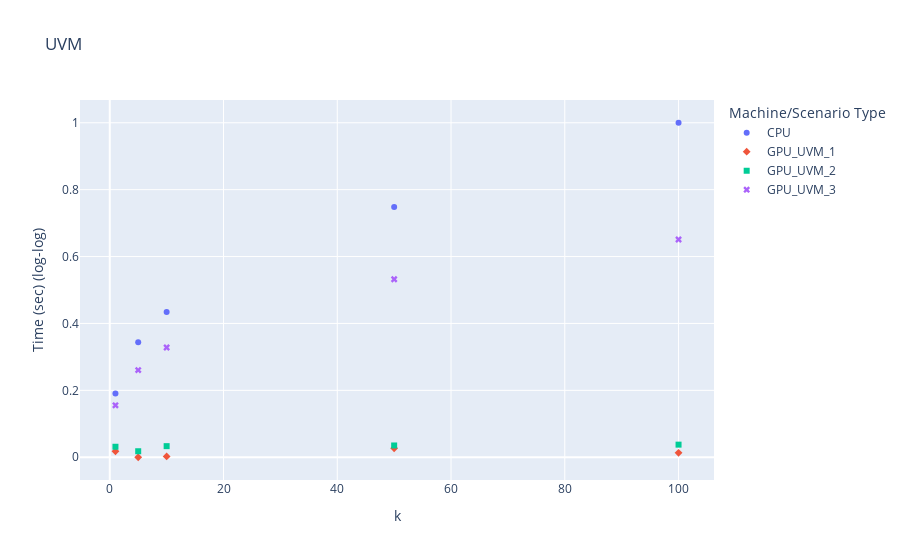

The code cell stored with this chart in its notebook:
### Code cell
uvm_fig

### Figure 1 — Plotly figure (JSON) as saved in the notebook; plotly's stock layout.template omitted (floating-point values rounded to 4 significant figures)
{"data": [{"hovertemplate": "Machine/Scenario Type=CPU<br>k=%{x}<br>Time (sec)=%{y}<extra></extra>", "legendgroup": "CPU", "marker": {"color": "#636efa", "symbol": "circle"}, "mode": "markers", "name": "CPU", "orientation": "v", "showlegend": true, "type": "scatter", "x": [1, 5, 10, 50, 100], "xaxis": "x", "y": [0.1908, 0.3441, 0.4344, 0.7484, 1], "yaxis": "y"}, {"hovertemplate": "Machine/Scenario Type=GPU_UVM_1<br>k=%{x}<br>Time (sec)=%{y}<extra></extra>", "legendgroup": "GPU_UVM_1", "marker": {"color": "#EF553B", "symbol": "diamond"}, "mode": "markers", "name": "GPU_UVM_1", "orientation": "v", "showlegend": true, "type": "scatter", "x": [1, 5, 10, 50, 100], "xaxis": "x", "y": [0.01777, 0, 0.002415, 0.02658, 0.01327], "yaxis": "y"}, {"hovertemplate": "Machine/Scenario Type=GPU_UVM_2<br>k=%{x}<br>Time (sec)=%{y}<extra></extra>", "legendgroup": "GPU_UVM_2", "marker": {"color": "#00cc96", "symbol": "square"}, "mode": "markers", "name": "GPU_UVM_2", "orientation": "v", "showlegend": true, "type": "scatter", "x": [1, 5, 10, 50, 100], "xaxis": "x", "y": [0.03139, 0.01796, 0.03317, 0.0352, 0.03769], "yaxis": "y"}, {"hovertemplate": "Machine/Scenario Type=GPU_UVM_3<br>k=%{x}<br>Time (sec)=%{y}<extra></extra>", "legendgroup": "GPU_UVM_3", "marker": {"color": "#ab63fa", "symbol": "x"}, "mode": "markers", "name": "GPU_UVM_3", "orientation": "v", "showlegend": true, "type": "scatter", "x": [1, 5, 10, 50, 100], "xaxis": "x", "y": [0.1553, 0.2606, 0.328, 0.5321, 0.651], "yaxis": "y"}], "layout": {"legend": {"title": {"text": "Machine/Scenario Type"}, "tracegroupgap": 0}, "title": {"text": "UVM"}, "xaxis": {"anchor": "y", "domain": [0, 1], "title": {"text": "k"}}, "yaxis": {"anchor": "x", "domain": [0, 1], "title": {"text": "Time (sec) (log-log)"}}}}
